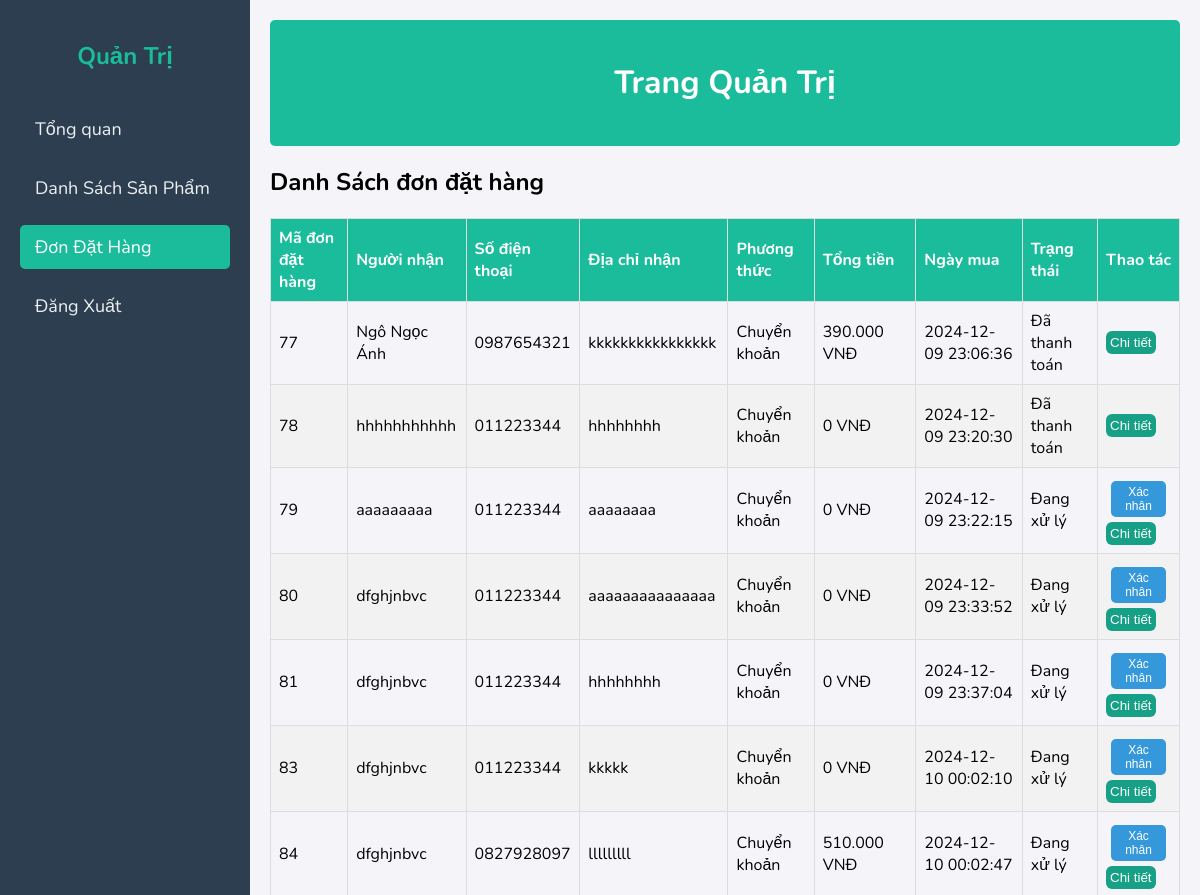
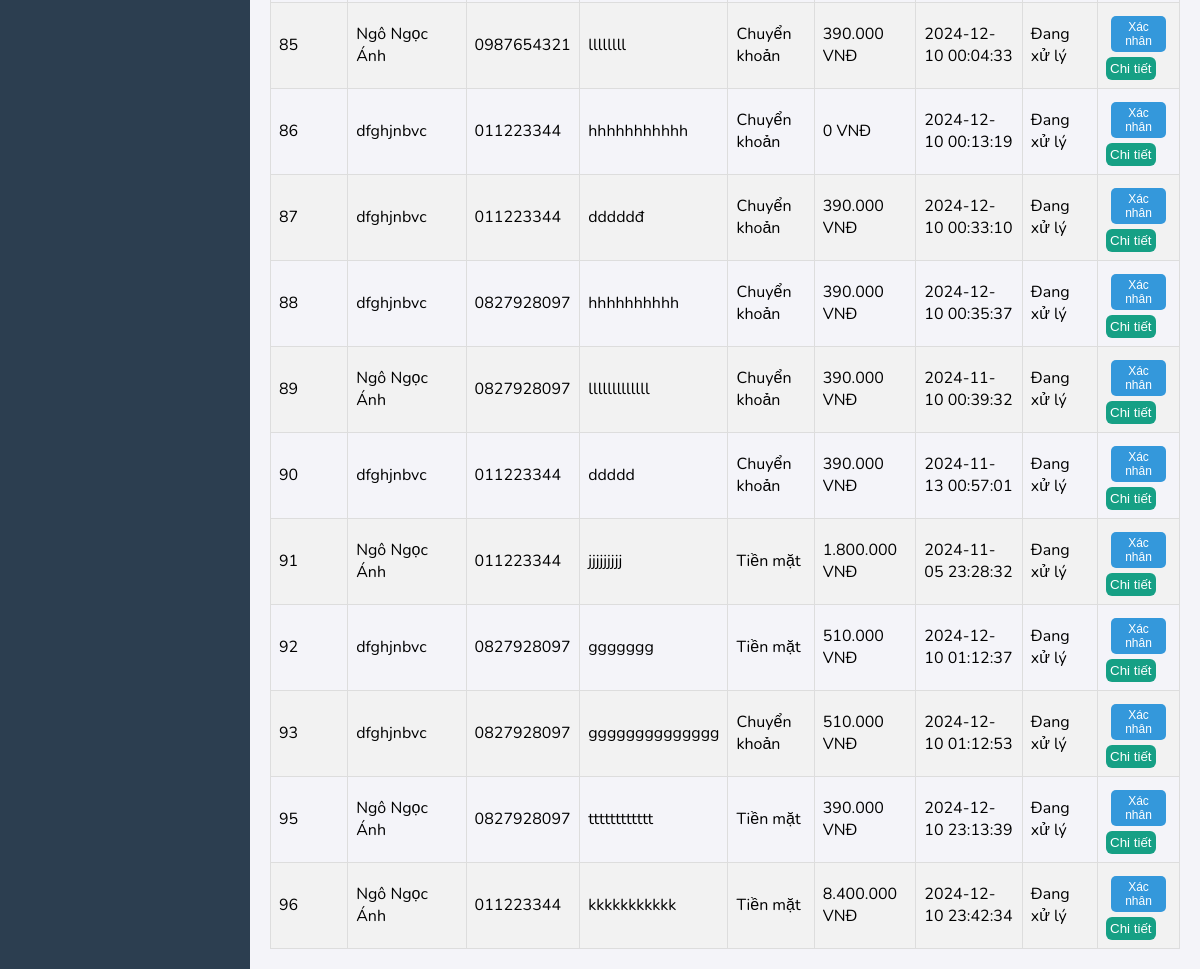
/admin/listddh, run on the app's committed database (2 pictures, top to bottom).
### tables this page shows
CREATE TABLE `giohang` (
  `id_giohang` int(11) NOT NULL,
  `sdt` varchar(11) NOT NULL,
  `hoten_nhan` varchar(100) NOT NULL,
  `sdt_nhan` varchar(10) NOT NULL,
  `diachi_nhan` varchar(500) NOT NULL,
  `phuong_thuc` varchar(500) NOT NULL,
  `tongTien` decimal(10,0) NOT NULL,
  `Ngay_tao` datetime NOT NULL,
  `active` int(11) NOT NULL,
  `trangthai` varchar(50) NOT NULL DEFAULT 'Đang xử lý '
);

### core/controller.php (called while the page is built, shortened)
<?php
class controller {
    public function model($model) {
        return new $model();
    }
    public function view($view, $data=NULL) {
        require_once 'app/views/' . $view . '.php';
    }
}
?>

### app/Controllers/admincontroller.php (called while the page is built, shortened)
<?php
require_once 'core/Controller.php';
class adminController extends Controller {
    private $adminModel;
    public function __construct() {
         $this->adminModel = $this->model('adminModel');
    }
    public function listddh() {
        $listddh=$this->adminModel->getddh();
        $chitietddh=$this->adminModel->chitietdonhang();
        $this->view('admin/listddh',['listddh'=>$listddh , 'ctddh' => $chitietddh ]);
    }
}
?>

### core/routers.php (called while the page is built, shortened)
<?php
    class Router {
        protected $action = 'trangchu';
        private function parseUrl($uri) {
            return explode('/', filter_var(rtrim($uri, '/'), FILTER_SANITIZE_URL));
        }
        public function dispatch($uri) {
            $url = $this->parseUrl($uri);
            if(file_exists('app/Controllers/' . $url[2] . 'Controller.php')) {
                unset($url[2]);
            }
            $this->controller = new $this->controller;
            if(isset($url[3])) {
                if(method_exists($this->controller, $url[3])) {
                    $this->action = $url[3];
                    unset($url[3]);
                }
            }
            unset($url[0]);
            unset($url[1]);
            $this->params = $url ? array_values($url) : [];
           call_user_func_array([$this->controller, $this->action], $this->params);
        }
    }
?>

### index.php (called while the page is built, shortened)
<?php
    require_once 'core/routers.php';
    $router = new Router();
    $router->dispatch($_SERVER['REQUEST_URI']);
?>

### core/model.php (called while the page is built, shortened)
<?php
class Model {
    public function __construct() {
            $this->con = new mysqli('localhost','root','','dt_innisfree');
    }
}
?>

### app/models/adminModel.php (called while the page is built, shortened)
<?php
require_once './core/model.php';
class adminModel extends Model {
   protected $tblgiohang = "giohang";
public fUNCTION getddh(){
   $sql = "SELECT * FROM $this->tblgiohang WHERE active=1  ";
   $result = $this->con->query($sql);
   return $result;
}
}
?>

### app/views/admin/listddh.php (the view, shortened to what this page needs)
<!DOCTYPE html>
<html lang="en">
  <head>
  </head>
  <body>
    <div class="admin-container">
      <aside class="sidebar">
        <h2>Quản Trị</h2>
        <nav>
          <ul>
          <li>
            <a
            class=""
            href="/acc/admin/dashboard"
            >Tổng quan</a
              >
            </li>
            <li>
              <a
              href="/acc/admin/listsp"
                >Danh Sách Sản Phẩm</a
              >
            </li>
            <li>
            <a
            class="active"
            href="/acc/admin/listddh"
            >Đơn Đặt Hàng</a
              >
            </li>
            <li><a href="<?php echo WEBROOT; ?>taikhoan/logout">Đăng Xuất</a></li>
          </ul>
        </nav>
      </aside>
      <main class="main-content">
        <header>
          <h1>Trang Quản Trị</h1>
        </header>
        <section id="products" class="content-section">
          <h2>Danh Sách đơn đặt hàng</h2>
          <table>
            <thead>
              <tr>
                <th>Mã đơn đặt hàng </th>
                <th>Người nhận</th>
                <th>Số điện thoại</th>
                <th>Địa chỉ nhận</th>
                <th>Phương thức</th>
                <th>Tổng tiền</th>
                <th>Ngày mua</th>
                <th>Trạng thái</th>
                <th>Thao tác</th>
              </tr>
            </thead>
            <tbody>
                <?php
                $i=1;
                while($row=mysqli_fetch_array($listddh)){
                    ?>
              <tr>
                <td><?php echo $row['id_giohang']  ?></td>
                <td><?php echo $row['hoten_nhan']  ?></td>
                <td><?php echo $row['sdt']  ?></td>
                <td><?php echo $row['diachi_nhan']  ?></td>
                <td><?php if($row['phuong_thuc']=="tien_mat"){
                    echo "Tiền mặt";
                } else{
                    echo "Chuyển khoản";
                }   ?></td>
                <td><?php echo number_format($row['tongTien'], 0, ',', '.'); ?> VNĐ</td>
                <td><?php echo $row['Ngay_tao']  ?></td>
                <td><?php echo $row['trangthai']  ?></td>
                <td>
                    <?php if($row['trangthai']=="Đang xử lý"){?>
                   <a href="/acc/admin/xulyxacnhan/<?php echo $row['id_giohang'] ?>" onclick="return confirmCustom('Bạn chắc chắn muốn xác nhân đơn hàng mã : <?php echo $row['id_giohang'] ?>')  "><button class="btn edit-btn">Xác nhân</button></a>
                   <?php }?>
                   <button onclick="openPopup('<?php echo $row['id_giohang']; ?>')"style="background-color: #16A085; color: white; border: none; padding: 4px 4px; border-radius: 6px; cursor: pointer;"> Chi tiết</button>
                </td>
              </tr>
              <?php $i++; }?>
            </tbody>
          </table>
        </section>
      </main>
    </div>
  </body>
</html>

### app/views/admin/listddh.php (style rules this page uses)
body { font-family: 'Nunito', sans-serif; margin: 0; display: flex; height: 100vh; background-color: #f4f4f9; }
.admin-container { display: flex; width: 100%; }
.sidebar { width: 250px; background-color: #2c3e50; color: #ecf0f1; height: 100%; display: flex; flex-direction: column; padding: 20px; box-sizing: border-box; position: relative; }
.sidebar h2 { margin-bottom: 20px; font-size: 24px; text-align: center; color: #1abc9c; }
.sidebar nav ul { list-style: none; padding: 0; margin: 0; }
.sidebar nav ul li { margin: 15px 0; }
.sidebar nav ul li a { color: #ecf0f1; text-decoration: none; font-size: 18px; padding: 10px 15px; display: block; border-radius: 5px; transition: background-color 0.3s ease; }
.sidebar nav ul li a.active { background-color: #1abc9c; color: #fff; }
.main-content { flex: 1; padding: 20px; box-sizing: border-box; overflow-y: auto; }
.main-content header { background-color: #1abc9c; padding: 20px; color: #fff; text-align: center; border-radius: 5px; margin-bottom: 20px; }
.content-section { display: none; }
.content-section:not(.hidden) { display: block; }
table { width: 100%; border-collapse: collapse; margin-top: 10px; }
table th, table td { border: 1px solid #ddd; padding: 8px; text-align: left; }
table th { background-color: #1abc9c; color: white; }
table tr:nth-child(even) { background-color: #f2f2f2; }
a button { padding: 4px 4px; margin: 5px; border: none; border-radius: 5px; font-size: 12px; cursor: pointer; transition: background-color 0.3s ease, transform 0.2s ease; text-decoration: none; display: inline-block; }
a .edit-btn { background-color: #3498db; color: white; }

### data on the page
giohang: id_giohang "77", hoten_nhan "Ngô Ngọc Ánh", sdt "0987654321", diachi_nhan "kkkkkkkkkkkkkkkk", phuong_thuc "Chuyển khoản", tongTien "390.000", Ngay_tao "2024-12-09 23:06:36", trangthai "Đã thanh toán"
giohang: id_giohang "78", hoten_nhan "hhhhhhhhhhh", sdt "011223344", diachi_nhan "hhhhhhhh", phuong_thuc "Chuyển khoản", tongTien "0", Ngay_tao "2024-12-09 23:20:30", trangthai "Đã thanh toán"
giohang: id_giohang "79", hoten_nhan "aaaaaaaaa", sdt "011223344", diachi_nhan "aaaaaaaa", phuong_thuc "Chuyển khoản", tongTien "0", Ngay_tao "2024-12-09 23:22:15", trangthai "Đang xử lý"
giohang: id_giohang "80", hoten_nhan "dfghjnbvc", sdt "011223344", diachi_nhan "aaaaaaaaaaaaaaa", phuong_thuc "Chuyển khoản", tongTien "0", Ngay_tao "2024-12-09 23:33:52", trangthai "Đang xử lý"
giohang: id_giohang "81", hoten_nhan "dfghjnbvc", sdt "011223344", diachi_nhan "hhhhhhhh", phuong_thuc "Chuyển khoản", tongTien "0", Ngay_tao "2024-12-09 23:37:04", trangthai "Đang xử lý"
giohang: id_giohang "83", hoten_nhan "dfghjnbvc", sdt "011223344", diachi_nhan "kkkkk", phuong_thuc "Chuyển khoản", tongTien "0", Ngay_tao "2024-12-10 00:02:10", trangthai "Đang xử lý"
giohang: id_giohang "84", hoten_nhan "dfghjnbvc", sdt "0827928097", diachi_nhan "lllllllll", phuong_thuc "Chuyển khoản", tongTien "510.000", Ngay_tao "2024-12-10 00:02:47", trangthai "Đang xử lý"
giohang: id_giohang "85", hoten_nhan "Ngô Ngọc Ánh", sdt "0987654321", diachi_nhan "llllllll", phuong_thuc "Chuyển khoản", tongTien "390.000", Ngay_tao "2024-12-10 00:04:33", trangthai "Đang xử lý"
giohang: id_giohang "86", hoten_nhan "dfghjnbvc", sdt "011223344", diachi_nhan "hhhhhhhhhhh", phuong_thuc "Chuyển khoản", tongTien "0", Ngay_tao "2024-12-10 00:13:19", trangthai "Đang xử lý"
giohang: id_giohang "87", hoten_nhan "dfghjnbvc", sdt "011223344", diachi_nhan "dddddđ", phuong_thuc "Chuyển khoản", tongTien "390.000", Ngay_tao "2024-12-10 00:33:10", trangthai "Đang xử lý"
giohang: id_giohang "88", hoten_nhan "dfghjnbvc", sdt "0827928097", diachi_nhan "hhhhhhhhhh", phuong_thuc "Chuyển khoản", tongTien "390.000", Ngay_tao "2024-12-10 00:35:37", trangthai "Đang xử lý"
giohang: id_giohang "89", hoten_nhan "Ngô Ngọc Ánh", sdt "0827928097", diachi_nhan "lllllllllllll", phuong_thuc "Chuyển khoản", tongTien "390.000", Ngay_tao "2024-11-10 00:39:32", trangthai "Đang xử lý"
giohang: id_giohang "90", hoten_nhan "dfghjnbvc", sdt "011223344", diachi_nhan "ddddd", phuong_thuc "Chuyển khoản", tongTien "390.000", Ngay_tao "2024-11-13 00:57:01", trangthai "Đang xử lý"
giohang: id_giohang "91", hoten_nhan "Ngô Ngọc Ánh", sdt "011223344", diachi_nhan "jjjjjjjjj", phuong_thuc "Tiền mặt", tongTien "1.800.000", Ngay_tao "2024-11-05 23:28:32", trangthai "Đang xử lý"
giohang: id_giohang "92", hoten_nhan "dfghjnbvc", sdt "0827928097", diachi_nhan "ggggggg", phuong_thuc "Tiền mặt", tongTien "510.000", Ngay_tao "2024-12-10 01:12:37", trangthai "Đang xử lý"
giohang: id_giohang "93", hoten_nhan "dfghjnbvc", sdt "0827928097", diachi_nhan "gggggggggggggg", phuong_thuc "Chuyển khoản", tongTien "510.000", Ngay_tao "2024-12-10 01:12:53", trangthai "Đang xử lý"
giohang: id_giohang "95", hoten_nhan "Ngô Ngọc Ánh", sdt "0827928097", diachi_nhan "tttttttttttt", phuong_thuc "Tiền mặt", tongTien "390.000", Ngay_tao "2024-12-10 23:13:39", trangthai "Đang xử lý"
giohang: id_giohang "96", hoten_nhan "Ngô Ngọc Ánh", sdt "011223344", diachi_nhan "kkkkkkkkkkk", phuong_thuc "Tiền mặt", tongTien "8.400.000", Ngay_tao "2024-12-10 23:42:34", trangthai "Đang xử lý"
